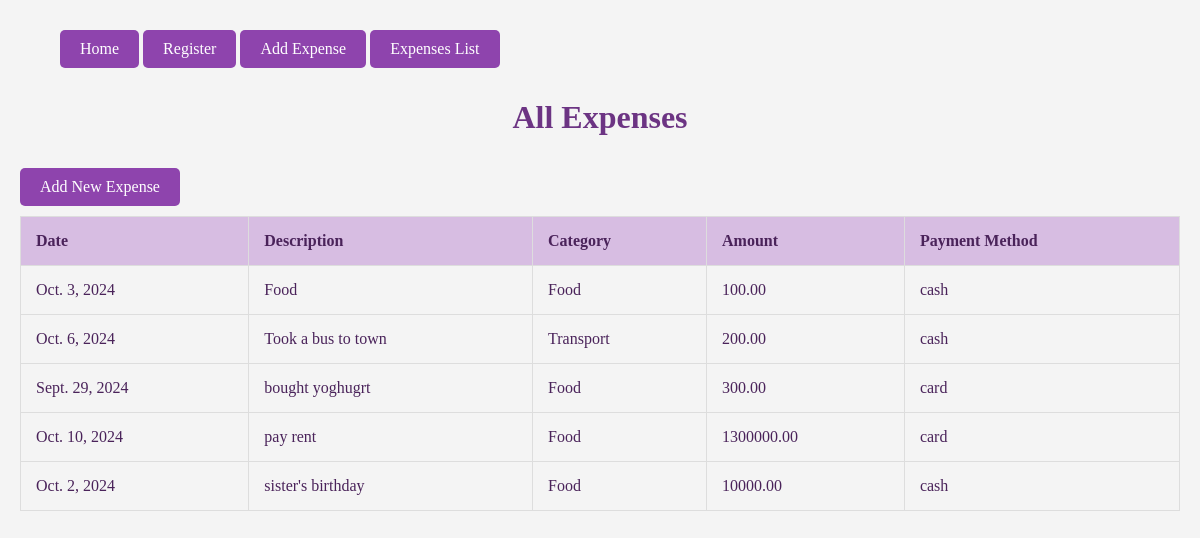
Screenshot of /list/ (signed in) with the database file from the repository.
### expenses/models.py (models this page shows, shortened)
class Expense(models.Model):
    user = models.ForeignKey(User, on_delete=models.CASCADE, null= True)
    date = models.DateField()
    description = models.CharField(max_length=255)
    category = models.ForeignKey(Category, on_delete=models.CASCADE)
    amount = models.DecimalField(max_digits=10, decimal_places=2)
    payment_method = models.CharField(max_length=100)

class Category(models.Model):
    name = models.CharField(max_length=100)

### expenses/views.py (the view)
# urls.py: path('list/', views.list_expenses, name='list_expenses'),
@login_required
def list_expenses(request):
    if request.user.is_authenticated:
        expenses = Expense.objects.filter(user=request.user)
    else:
        expenses = Expense.objects.none()
    return render(request, 'expenses/list_expenses.html', {'expenses': expenses})

### expenses/templates/expenses/list_expenses.html (shortened to what this page needs)
{% load static %}
<!DOCTYPE html>
<html lang="en">
<head>
    <link rel="stylesheet" href="{% static 'css/styles.css' %}">
</head>
<body>
    <ul>
        <a href="{% url 'login' %}">Home</a></li>
        <a href="{% url 'register' %}">Register</a></li>
        <a href="{% url 'add_expense' %}">Add Expense</a></li>
        <a href="{% url 'list_expenses' %}">Expenses List</a></li>
    </ul>
    <h1>All Expenses</h1>
    <a href="{% url 'add_expense' %}">Add New Expense</a>
    <table border="1">
        <thead>
            <tr>
                <th>Date</th>
                <th>Description</th>
                <th>Category</th>
                <th>Amount</th>
                <th>Payment Method</th>
            </tr>
        </thead>
        <tbody>
            {% for expense in expenses %}
            <tr>
                <td>{{ expense.date }}</td>
                <td>{{ expense.description }}</td>
                <td>{{ expense.category.name }}</td>
                <td>{{ expense.amount }}</td>
                <td>{{ expense.payment_method }}</td>
            </tr>
            {% empty %}
            <tr>
                <td colspan="5">No expenses found.</td>
            </tr>
            {% endfor %}
        </tbody>
    </table>
</body>
</html>

### expenses/static/css/styles.css (style rules this page uses)
body { font-family: 'Times New Roman', serif; margin: 20px; background-color: #f4f4f4; color: #4A235A; }
h1 { color: #6C3483; text-align: center; }
table { width: 100%; border-collapse: collapse; }
table, th, td { border: 1px solid #ddd; }
th, td { padding: 15px; text-align: left; }
th { background-color: #D7BDE2; }
a { display: inline-block; margin: 10px 0; padding: 10px 20px; background-color: #8E44AD; color: white; text-decoration: none; border-radius: 5px; }

### rows the page displays
Expense: date "Oct. 3, 2024", description "Food", category.name "Food", amount "100.00", payment_method "cash"
Expense: date "Oct. 6, 2024", description "Took a bus to town", category.name "Transport", amount "200.00", payment_method "cash"
Expense: date "Sept. 29, 2024", description "bought yoghugrt", category.name "Food", amount "300.00", payment_method "card"
Expense: date "Oct. 10, 2024", description "pay rent", category.name "Food", amount "1300000.00", payment_method "card"
Expense: date "Oct. 2, 2024", description "sister's birthday", category.name "Food", amount "10000.00", payment_method "cash"
